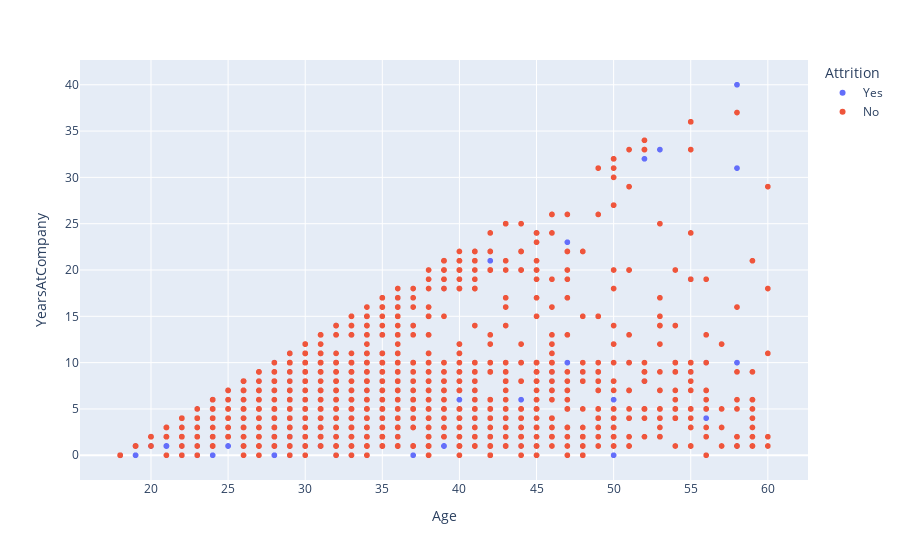

The notebook cell this image was saved under:
### Markdown cell above
# Outlier on the analysis below shows a possibility of retirement due to long service and age from 53 to 60 years of age

### Code cell
# Use directly Columns as argument. You can use tab completion for this!
fig = px.scatter(df, x=df.Age, y=df.YearsAtCompany, color=df.Attrition)
fig.show()

### Figure 1 — Plotly figure (JSON) as saved in the notebook; plotly's stock layout.template omitted (floating-point values rounded to 4 significant figures; data arrays with more than 128 entries replaced by an {"elided": "..."} marker saying what was removed)
{"data": [{"hovertemplate": "Attrition=Yes<br>Age=%{x}<br>YearsAtCompany=%{y}<extra></extra>", "legendgroup": "Yes", "marker": {"color": "#636efa", "symbol": "circle"}, "mode": "markers", "name": "Yes", "showlegend": true, "type": "scattergl", "x": {"elided": "237 int values"}, "xaxis": "x", "y": {"elided": "237 int values"}, "yaxis": "y"}, {"hovertemplate": "Attrition=No<br>Age=%{x}<br>YearsAtCompany=%{y}<extra></extra>", "legendgroup": "No", "marker": {"color": "#EF553B", "symbol": "circle"}, "mode": "markers", "name": "No", "showlegend": true, "type": "scattergl", "x": {"elided": "1233 int values"}, "xaxis": "x", "y": {"elided": "1233 int values"}, "yaxis": "y"}], "layout": {"legend": {"title": {"text": "Attrition"}, "tracegroupgap": 0}, "margin": {"t": 60}, "xaxis": {"anchor": "y", "domain": [0, 1], "title": {"text": "Age"}}, "yaxis": {"anchor": "x", "domain": [0, 1], "title": {"text": "YearsAtCompany"}}}}
